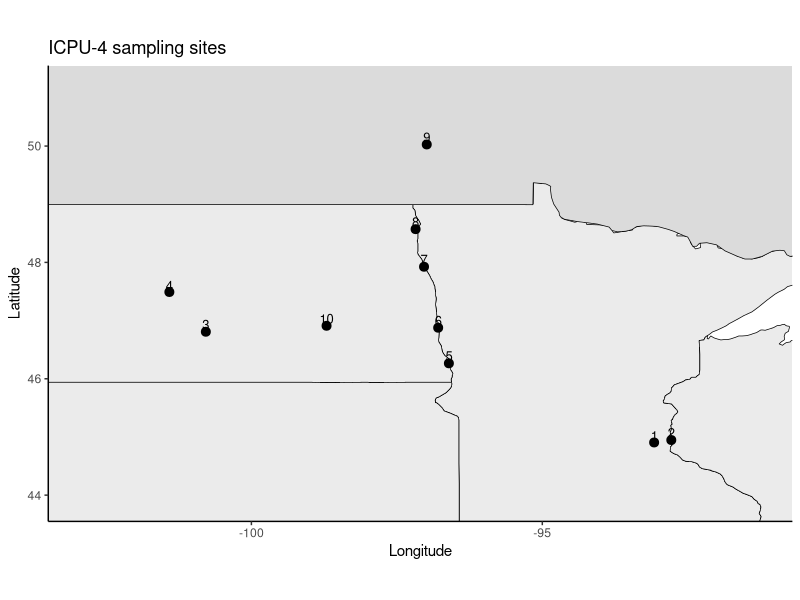
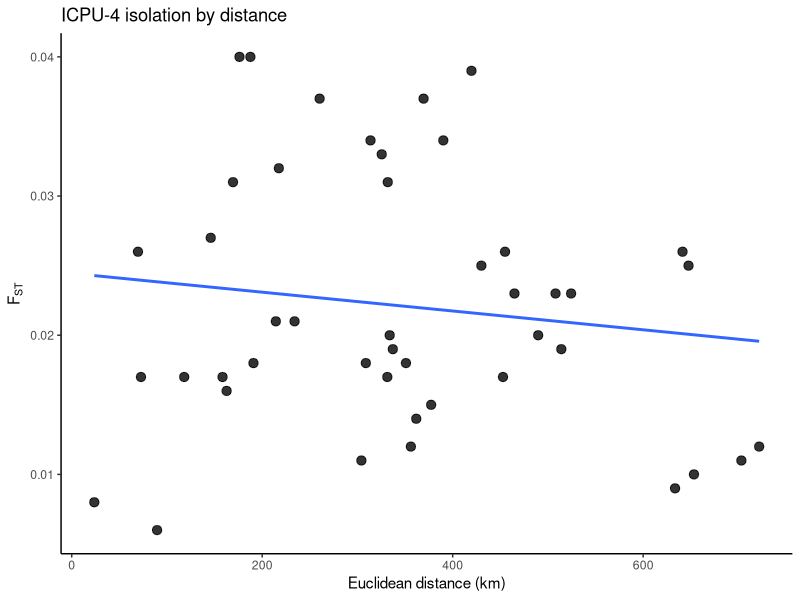
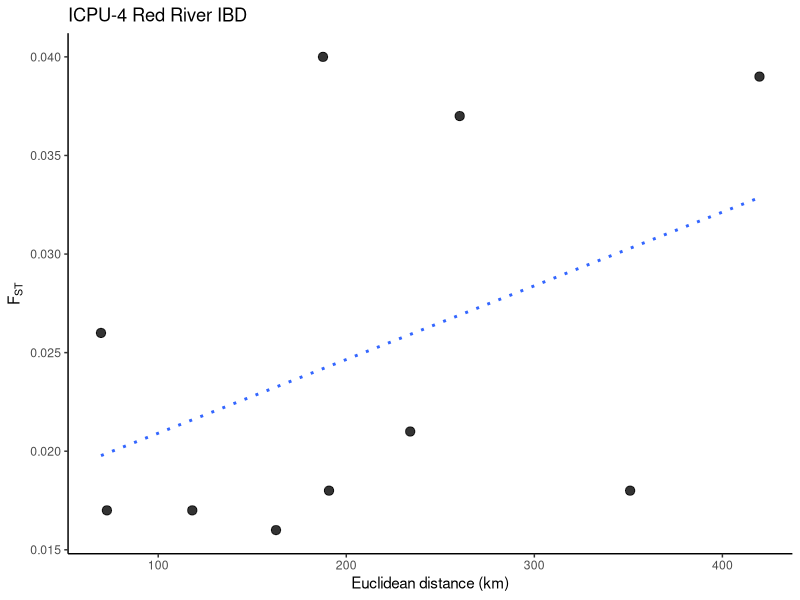

These figures' R source, in order: (Note: this script raises an error after producing the figures.)
# -----------------------------
# ICPU-4: Channel Catfish
# Ictalurus punctatus
# -----------------------------

library(ggplot2)
library(geosphere)
library(maps)

# -----------------------------
# 0) paths
# -----------------------------
base_dir <- "/Users/johnmccall/Library/CloudStorage/OneDrive-TheOhioStateUniversity/Spring_2026/Landgen_DGS/DGS-Patterns-of-Fish-Diversity/DGS-Patterns-of-Fish-Diversity/Objective 2/Data/ICPU-4"
data_dir <- file.path(base_dir, "data")
dir.create(data_dir, recursive = TRUE, showWarnings = FALSE)

# -----------------------------
# 1) site coordinates
# order follows Table 2 FST order
# -----------------------------
ICPU_4_coords <- data.frame(
  site = as.character(1:10),
  site_name = c(
    "Mississippi Pool 2, MN",
    "St. Croix River, MN",
    "Lake Oahe, ND",
    "Lake Sakakawea, ND",
    "Red River - Wahpeton",
    "Red River - Fargo",
    "Red River - Grand Forks",
    "Red River - Drayton",
    "Red River - St. Andrews, MB",
    "James River, ND"
  ),
  lat = c(
    44.9050,
    44.9470,
    46.8080,
    47.4910,
    46.2652,  # Wahpeton
    46.8772,  # Fargo
    47.9253,  # Grand Forks
    48.5714,  # Drayton
    50.0270,  # St. Andrews
    46.9105
  ),
  lon = c(
    -93.0780,
    -92.7830,
    -100.7830,
    -101.4100,
    -96.6056,
    -96.7898,
    -97.0329,
    -97.1779,
    -96.9860,
    -98.7081
  ),
  stringsAsFactors = FALSE
)

# -----------------------------
# 2) helper: fill symmetric matrix from lower triangle
# vals entered row-by-row:
# row2 has 1 value, row3 has 2 values, etc.
# -----------------------------
fill_sym_from_lower <- function(pops, vals, diag_val = 0) {
  
  n <- length(pops)
  stopifnot(length(vals) == n * (n - 1) / 2)
  
  mat <- matrix(
    0,
    nrow = n,
    ncol = n,
    dimnames = list(pops, pops)
  )
  
  k <- 1
  for (i in 2:n) {
    for (j in 1:(i - 1)) {
      mat[i, j] <- vals[k]
      mat[j, i] <- vals[k]
      k <- k + 1
    }
  }
  
  diag(mat) <- diag_val
  mat
}

# -----------------------------
# 3) pairwise FST matrix
# Table 2, values below diagonal, row-by-row
# -----------------------------
fst_vals <- c(
  
  # row 2: StC
  0.008,
  
  # row 3: Oahe
  0.009, 0.010,
  
  # row 4: Sak
  0.011, 0.012, 0.006,
  
  # row 5: 1Red
  0.034, 0.031, 0.033, 0.034,
  
  # row 6: 2Red
  0.014, 0.015, 0.011, 0.012, 0.026,
  
  # row 7: 3Red
  0.017, 0.023, 0.018, 0.017, 0.040, 0.017,
  
  # row 8: 4Red
  0.019, 0.023, 0.020, 0.019, 0.037, 0.018, 0.017,
  
  # row 9: StA
  0.026, 0.025, 0.026, 0.025, 0.039, 0.018, 0.021, 0.016,
  
  # row 10: James
  0.020, 0.023, 0.017, 0.021, 0.040, 0.027, 0.031, 0.032, 0.037
)

ICPU_4_fst <- fill_sym_from_lower(
  pops = ICPU_4_coords$site,
  vals = fst_vals,
  diag_val = 0
)

ICPU_4_fst[ICPU_4_fst < 0] <- 0

# -----------------------------
# 4) geographic distance matrix
# straight-line distance in km
# -----------------------------
geo_dist_km <- geosphere::distm(
  as.matrix(ICPU_4_coords[, c("lon", "lat")]),
  fun = geosphere::distHaversine
) / 1000

rownames(geo_dist_km) <- ICPU_4_coords$site
colnames(geo_dist_km) <- ICPU_4_coords$site

# -----------------------------
# 5) pairwise dataframe for IBD plot
# -----------------------------
ibd_df <- data.frame(
  site1   = rownames(ICPU_4_fst)[row(ICPU_4_fst)[upper.tri(ICPU_4_fst)]],
  site2   = colnames(ICPU_4_fst)[col(ICPU_4_fst)[upper.tri(ICPU_4_fst)]],
  fst     = ICPU_4_fst[upper.tri(ICPU_4_fst)],
  dist_km = geo_dist_km[upper.tri(geo_dist_km)]
)

# -----------------------------
# 6) map
# include US + Canada, zoom to point extent
# plot only in RStudio; do not save
# -----------------------------
usa <- map_data("state")
can <- map_data("world", region = "Canada")

xpad <- 1.5
ypad <- 1.0

xlim_map <- c(
  min(ICPU_4_coords$lon) - xpad,
  max(ICPU_4_coords$lon) + xpad
)

ylim_map <- c(
  min(ICPU_4_coords$lat) - ypad,
  max(ICPU_4_coords$lat) + ypad
)

map_plot <- ggplot() +
  geom_polygon(
    data = usa,
    aes(x = long, y = lat, group = group),
    fill = "grey92", color = "black", linewidth = 0.25
  ) +
  geom_polygon(
    data = can,
    aes(x = long, y = lat, group = group),
    fill = "grey86", color = "black", linewidth = 0.25
  ) +
  geom_point(
    data = ICPU_4_coords,
    aes(x = lon, y = lat),
    size = 2.7
  ) +
  geom_text(
    data = ICPU_4_coords,
    aes(x = lon, y = lat, label = site),
    nudge_y = 0.12,
    size = 3.3
  ) +
  coord_fixed(
    xlim = xlim_map,
    ylim = ylim_map
  ) +
  theme_classic() +
  labs(
    x = "Longitude",
    y = "Latitude",
    title = "ICPU-4 sampling sites"
  )

print(map_plot)

# -----------------------------
# 7) IBD plot
# plot only in RStudio; do not save
# -----------------------------
ibd_plot <- ggplot(ibd_df, aes(x = dist_km, y = fst)) +
  geom_point(size = 2.8, alpha = 0.8) +
  geom_smooth(method = "lm", se = FALSE) +
  theme_classic() +
  labs(
    x = "Euclidean distance (km)",
    y = expression(F[ST]),
    title = "ICPU-4 isolation by distance"
  )

print(ibd_plot)

# -----------------------------
# 7b) Red River-only IBD plot
# sites 5:9 = Red River system
# -----------------------------
red_idx <- 5:9

red_coords <- ICPU_4_coords[red_idx, ]
red_fst <- ICPU_4_fst[red_idx, red_idx]

# Euclidean distances (for consistency with main workflow)
red_geo_dist_km <- geosphere::distm(
  as.matrix(red_coords[, c("lon", "lat")]),
  fun = geosphere::distHaversine
) / 1000

rownames(red_geo_dist_km) <- red_coords$site
colnames(red_geo_dist_km) <- red_coords$site

red_ibd_df <- data.frame(
  site1   = rownames(red_fst)[row(red_fst)[upper.tri(red_fst)]],
  site2   = colnames(red_fst)[col(red_fst)[upper.tri(red_fst)]],
  fst     = red_fst[upper.tri(red_fst)],
  dist_km = red_geo_dist_km[upper.tri(red_geo_dist_km)]
)

# plot
red_ibd_plot <- ggplot(red_ibd_df, aes(x = dist_km, y = fst)) +
  geom_point(size = 2.8, alpha = 0.8) +
  geom_smooth(method = "lm", se = FALSE, linetype = "dotted") +
  theme_classic() +
  labs(
    x = "Euclidean distance (km)",
    y = expression(F[ST]),
    title = "ICPU-4 Red River IBD"
  )

print(red_ibd_plot)

# -----------------------------
# 8) quick checks
# -----------------------------
stopifnot(identical(rownames(ICPU_4_fst), ICPU_4_coords$site))
stopifnot(identical(colnames(ICPU_4_fst), ICPU_4_coords$site))
stopifnot(isTRUE(all.equal(ICPU_4_fst, t(ICPU_4_fst))))
stopifnot(length(fst_vals) == nrow(ICPU_4_coords) * (nrow(ICPU_4_coords) - 1) / 2)

# -----------------------------
# 9) save RData
# -----------------------------
ICPU_4_coords <- ICPU_4_coords[, c("site", "lat", "lon")]
save(
  ICPU_4_fst,
  ICPU_4_coords,
  file = file.path(data_dir, "ICPU-4.RData")
)
